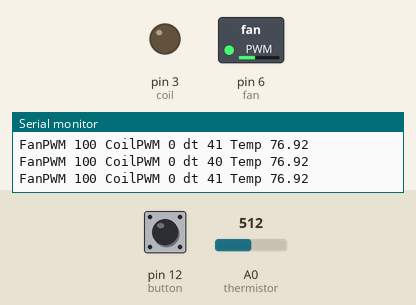
Bench run of a sketch on a simulated Arduino Uno, built with avr-gcc and run on an emulated ATmega328P. On the bench: switched loads named in the sketch (green lamp = pin HIGH), output pins drawn as LEDs (lit = HIGH), the last lines printed to the serial monitor. Inputs (shaded band) come from the test bench; at power-on: pin 12 (button) LOW, A0 (thermistor) = 512.

Above: at 1.2 s.
1.3 s: pin 12 (button) pulled HIGH for 3.2 s
At 5.8 s:
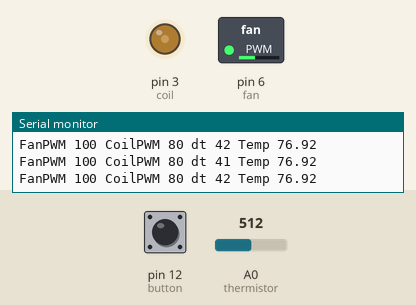
6.4 s: A0 (thermistor) set to 716
At 7.6 s:
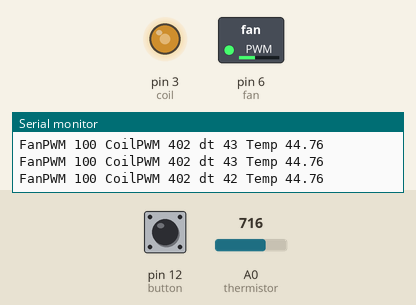
7.9 s: A0 (thermistor) set to 900
At 8.6 s:
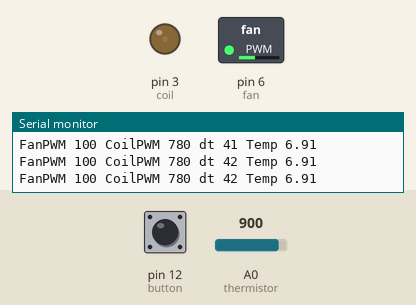
9.4 s: A0 (thermistor) set to 878
At 10.6 s:
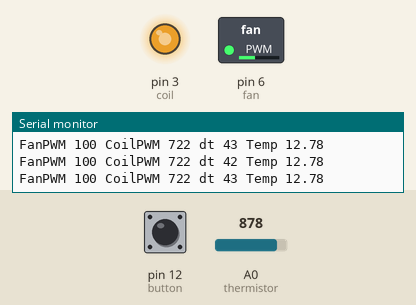
10.9 s: pin 12 (button) pulled HIGH for 0.15 s
At 12.6 s:
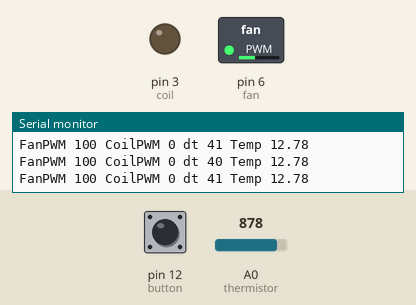
14.0 s: pin 12 (button) pulled HIGH for 1 s
At 14.9 s:
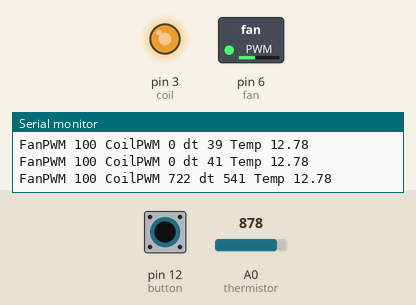
Timing chart, 0 to 17.0 s (numbered marks = the images above; inputs shaded):
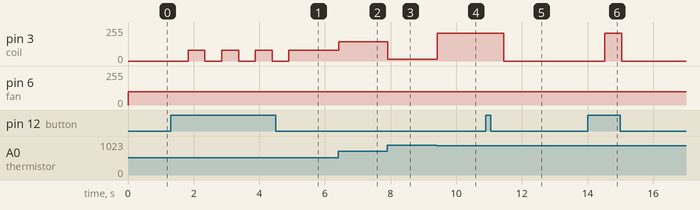

Measured:
- the behaviour switches between 896 and 895 on A0 (thermistor) (found by bisection; images 3 and 4)
- after the input at 1.3 s, pin 3 (coil): alternates 80/255 for 0.51 s and 0/255 for 0.51 s, 7 changes in all, then stays 80/255, starting after 0.53 s
- after the input at 6.4 s, pin 3 (coil): 80/255 → 146/255 at once
- after the input at 7.9 s, pin 3 (coil): 146/255 → 12/255 at once
- after the input at 9.4 s, pin 3 (coil): 12/255 → 210/255 at once
- after the input at 10.9 s, pin 3 (coil): 210/255 → 0/255 after 0.55 s
- after the input at 14.0 s, pin 3 (coil): 0/255 → 210/255 after 0.53 s, → 0/255 0.51 s later

The sketch:

lab4c.ino
```cpp
int thermistor = 0;
int fan = 6;
int coil = 3;
int button = 12;

// Next the constants for the thermistor are defined
float RThermistor = 100000;
float Resistor = 100000;
float Bvalue = 3950;
float RTempRated = 25;

// The temperature setpoint (in Fahrenheit) is defined below:
float tempset = 85;
// A flag is defined to record when the pushbutton has been pressed:
bool flag=0;
// The default PWMs for the fan and coil are defined so that the fan starts on at 40% PWM and the coil is
// off:
int fanPWM = 100;
int coilPWM = 0;

// The constants for recording the time between iterations are defined:
int dt;
int tic;
int toc;

void setup() {

  pinMode(thermistor,INPUT);
  pinMode(button,INPUT);
  pinMode(fan, OUTPUT);
  pinMode(coil, OUTPUT);
  Serial.begin(9600);

}

void loop() {
  // put your main code here, to run repeatedly:

analogWrite(fan,fanPWM);       //Turn on fan
int buttonreading = digitalRead(button);   //Read from button
float Farenheit = readTemperature(thermistor);  //Store temperature value
delay(10);

if (buttonreading == 1){   //Check if button is pressed
      flag = abs(flag-1);  //If pressed change the flag to the opposite value
             delay(500);
}     //Delay to negate contact bounce

if (flag==1){      //If flag is 1 turn on circuit (the lines below this will
        //be modified in subsequent circuits

coilPWM =100;
float error = tempset-Farenheit; //compute error
int pConstant = 10;     //define proportional constant
coilPWM =error*pConstant;    //define PWM by multiplying error by constant
  }
  else
 {
        coilPWM=0;      //If flag is 0, set coil to zero
 }

analogWrite(coil,coilPWM);   //Write PWM value to coil

tic = millis();   //Record current time
dt  = tic - toc;   //Compute time between iterations
toc = tic;    //Store current time to previous time
      //Print out all variables
Serial.print("FanPWM ");
Serial.print(fanPWM);
Serial.print(" CoilPWM ");
Serial.print(coilPWM);
Serial.print(" dt ");
Serial.print(dt);
Serial.print(" Temp ");
Serial.println(Farenheit);

}
double readTemperature(int thermistor) //Function for reading from thermistor
{
float reading = analogRead(thermistor); //Read analog input from
                                          //thermistor

float frac = reading/(1023 - reading); //Compute fractional voltage

float Rval = Resistor * frac;   //Compute resistance from
//thermistor

float celsius = Rval/RThermistor;  //Remaining lines compute
// temperature in Celsius

celsius = log(celsius);
celsius /= Bvalue;
celsius += 1.0/(RTempRated+273.15);
celsius = 1.0/celsius;
celsius -= 273.15;
return celsius*9.0/5.0 + 32.0;   //Return Fahrenheit
}
```
